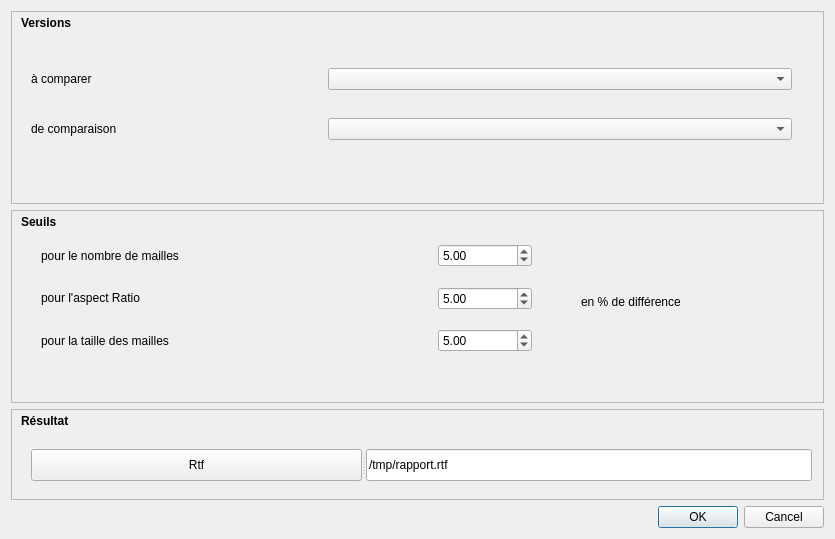
<?xml version="1.0" encoding="UTF-8"?>
<ui version="4.0">
 <class>Dialog</class>
 <widget class="QDialog" name="Dialog">
  <property name="geometry">
   <rect>
    <x>0</x>
    <y>0</y>
    <width>835</width>
    <height>539</height>
   </rect>
  </property>
  <property name="windowTitle">
   <string>Dialog</string>
  </property>
  <layout class="QGridLayout" name="gridLayout_3">
   <item row="0" column="0">
    <widget class="QFrame" name="frame">
     <property name="frameShape">
      <enum>QFrame::StyledPanel</enum>
     </property>
     <property name="frameShadow">
      <enum>QFrame::Raised</enum>
     </property>
     <widget class="QLabel" name="label_3">
      <property name="geometry">
       <rect>
        <x>10</x>
        <y>0</y>
        <width>111</width>
        <height>24</height>
       </rect>
      </property>
      <property name="text">
       <string>&lt;html&gt;&lt;head/&gt;&lt;body&gt;&lt;p&gt;&lt;span style=&quot; font-weight:600;&quot;&gt;Versions&lt;/span&gt;&lt;/p&gt;&lt;/body&gt;&lt;/html&gt;</string>
      </property>
     </widget>
     <widget class="QWidget" name="layoutWidget">
      <property name="geometry">
       <rect>
        <x>20</x>
        <y>40</y>
        <width>761</width>
        <height>110</height>
       </rect>
      </property>
      <layout class="QGridLayout" name="gridLayout">
       <item row="1" column="0">
        <widget class="QLabel" name="label_2">
         <property name="minimumSize">
          <size>
           <width>291</width>
           <height>32</height>
          </size>
         </property>
         <property name="text">
          <string>&lt;html&gt;&lt;head/&gt;&lt;body&gt;&lt;p&gt;de comparaison &lt;/p&gt;&lt;/body&gt;&lt;/html&gt;</string>
         </property>
        </widget>
       </item>
       <item row="0" column="1" colspan="2">
        <widget class="QComboBox" name="CBVersion"/>
       </item>
       <item row="1" column="1" colspan="2">
        <widget class="QComboBox" name="CBReference"/>
       </item>
       <item row="0" column="0">
        <widget class="QLabel" name="label">
         <property name="minimumSize">
          <size>
           <width>281</width>
           <height>24</height>
          </size>
         </property>
         <property name="text">
          <string>&lt;html&gt;&lt;head/&gt;&lt;body&gt;&lt;p&gt;à comparer&lt;/p&gt;&lt;/body&gt;&lt;/html&gt;</string>
         </property>
        </widget>
       </item>
      </layout>
     </widget>
    </widget>
   </item>
   <item row="1" column="0">
    <widget class="QFrame" name="frame_2">
     <property name="frameShape">
      <enum>QFrame::StyledPanel</enum>
     </property>
     <property name="frameShadow">
      <enum>QFrame::Raised</enum>
     </property>
     <widget class="QLabel" name="label_4">
      <property name="geometry">
       <rect>
        <x>10</x>
        <y>0</y>
        <width>111</width>
        <height>24</height>
       </rect>
      </property>
      <property name="text">
       <string>&lt;html&gt;&lt;head/&gt;&lt;body&gt;&lt;p&gt;&lt;span style=&quot; font-weight:600;&quot;&gt;Seuils&lt;/span&gt;&lt;/p&gt;&lt;/body&gt;&lt;/html&gt;</string>
      </property>
     </widget>
     <widget class="QLabel" name="label_8">
      <property name="geometry">
       <rect>
        <x>570</x>
        <y>80</y>
        <width>191</width>
        <height>24</height>
       </rect>
      </property>
      <property name="text">
       <string>&lt;html&gt;&lt;head/&gt;&lt;body&gt;&lt;p&gt;en % de différence&lt;/p&gt;&lt;/body&gt;&lt;/html&gt;</string>
      </property>
     </widget>
     <widget class="QWidget" name="layoutWidget">
      <property name="geometry">
       <rect>
        <x>30</x>
        <y>30</y>
        <width>491</width>
        <height>119</height>
       </rect>
      </property>
      <layout class="QGridLayout" name="gridLayout_2">
       <item row="0" column="0">
        <widget class="QLabel" name="label_6">
         <property name="minimumSize">
          <size>
           <width>381</width>
           <height>32</height>
          </size>
         </property>
         <property name="text">
          <string>&lt;html&gt;&lt;head/&gt;&lt;body&gt;&lt;p&gt;pour le nombre de mailles&lt;/p&gt;&lt;/body&gt;&lt;/html&gt;</string>
         </property>
        </widget>
       </item>
       <item row="0" column="1">
        <widget class="QDoubleSpinBox" name="SeuilNBMaille">
         <property name="minimum">
          <double>1.000000000000000</double>
         </property>
         <property name="singleStep">
          <double>0.050000000000000</double>
         </property>
         <property name="value">
          <double>5.000000000000000</double>
         </property>
        </widget>
       </item>
       <item row="1" column="0">
        <widget class="QLabel" name="label_5">
         <property name="minimumSize">
          <size>
           <width>391</width>
           <height>41</height>
          </size>
         </property>
         <property name="text">
          <string>&lt;html&gt;&lt;head/&gt;&lt;body&gt;&lt;p&gt;pour l'aspect Ratio&lt;/p&gt;&lt;/body&gt;&lt;/html&gt;</string>
         </property>
        </widget>
       </item>
       <item row="1" column="1">
        <widget class="QDoubleSpinBox" name="SeuilAspectRatio">
         <property name="minimum">
          <double>1.000000000000000</double>
         </property>
         <property name="singleStep">
          <double>0.050000000000000</double>
         </property>
         <property name="value">
          <double>5.000000000000000</double>
         </property>
        </widget>
       </item>
       <item row="2" column="0">
        <widget class="QLabel" name="label_7">
         <property name="minimumSize">
          <size>
           <width>391</width>
           <height>32</height>
          </size>
         </property>
         <property name="text">
          <string>&lt;html&gt;&lt;head/&gt;&lt;body&gt;&lt;p&gt;pour la taille des mailles&lt;/p&gt;&lt;/body&gt;&lt;/html&gt;</string>
         </property>
        </widget>
       </item>
       <item row="2" column="1">
        <widget class="QDoubleSpinBox" name="SeuilTailleMaille">
         <property name="minimum">
          <double>1.000000000000000</double>
         </property>
         <property name="singleStep">
          <double>0.050000000000000</double>
         </property>
         <property name="value">
          <double>5.000000000000000</double>
         </property>
        </widget>
       </item>
      </layout>
     </widget>
    </widget>
   </item>
   <item row="2" column="0">
    <widget class="QFrame" name="frame_3">
     <property name="maximumSize">
      <size>
       <width>16777215</width>
       <height>91</height>
      </size>
     </property>
     <property name="frameShape">
      <enum>QFrame::StyledPanel</enum>
     </property>
     <property name="frameShadow">
      <enum>QFrame::Raised</enum>
     </property>
     <widget class="QLabel" name="label_9">
      <property name="geometry">
       <rect>
        <x>10</x>
        <y>0</y>
        <width>94</width>
        <height>24</height>
       </rect>
      </property>
      <property name="text">
       <string>&lt;html&gt;&lt;head/&gt;&lt;body&gt;&lt;p&gt;&lt;span style=&quot; font-weight:600;&quot;&gt;Résultat&lt;/span&gt;&lt;/p&gt;&lt;/body&gt;&lt;/html&gt;</string>
      </property>
     </widget>
     <widget class="QSplitter" name="splitter">
      <property name="geometry">
       <rect>
        <x>20</x>
        <y>40</y>
        <width>781</width>
        <height>32</height>
       </rect>
      </property>
      <property name="orientation">
       <enum>Qt::Horizontal</enum>
      </property>
      <widget class="QPushButton" name="pushButton">
       <property name="text">
        <string>Rtf</string>
       </property>
      </widget>
      <widget class="QLineEdit" name="lineEdit">
       <property name="text">
        <string>/tmp/rapport.rtf</string>
       </property>
      </widget>
     </widget>
     <zorder>label_9</zorder>
     <zorder>lineEdit</zorder>
     <zorder>pushButton</zorder>
     <zorder>pushButton</zorder>
    </widget>
   </item>
   <item row="3" column="0">
    <widget class="QDialogButtonBox" name="buttonBox">
     <property name="orientation">
      <enum>Qt::Horizontal</enum>
     </property>
     <property name="standardButtons">
      <set>QDialogButtonBox::Cancel|QDialogButtonBox::Ok</set>
     </property>
    </widget>
   </item>
  </layout>
 </widget>
 <resources/>
 <connections>
  <connection>
   <sender>buttonBox</sender>
   <signal>accepted()</signal>
   <receiver>Dialog</receiver>
   <slot>accept()</slot>
   <hints>
    <hint type="sourcelabel">
     <x>248</x>
     <y>254</y>
    </hint>
    <hint type="destinationlabel">
     <x>157</x>
     <y>274</y>
    </hint>
   </hints>
  </connection>
  <connection>
   <sender>buttonBox</sender>
   <signal>rejected()</signal>
   <receiver>Dialog</receiver>
   <slot>reject()</slot>
   <hints>
    <hint type="sourcelabel">
     <x>316</x>
     <y>260</y>
    </hint>
    <hint type="destinationlabel">
     <x>286</x>
     <y>274</y>
    </hint>
   </hints>
  </connection>
 </connections>
</ui>
